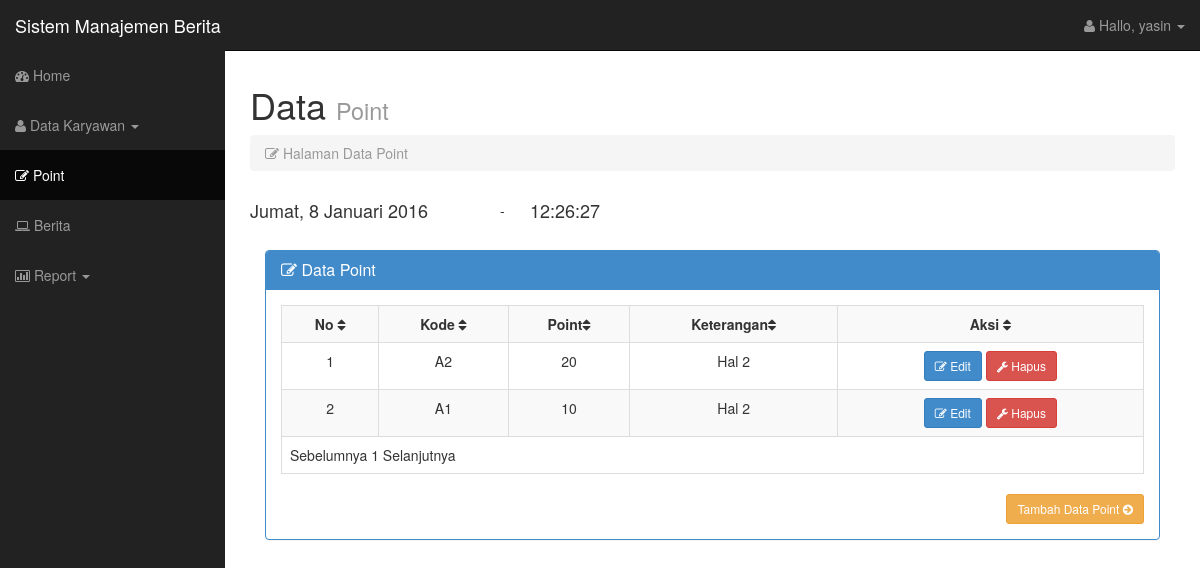
/admin/point.php (signed in), run on the app's committed database.
### tables this page shows
CREATE TABLE IF NOT EXISTS `tb_point` (
  `id_point` varchar(2) NOT NULL,
  `score` int(2) NOT NULL,
  `ket` varchar(100) NOT NULL
);

### admin/point.php (the view, shortened to what this page needs)
<?php
if (empty($_SESSION['username'])){
	echo "<script>alert('Anda belum mempunyai hak akses.'); window.location = '../index.html'</script>";
} else {
?>
<!DOCTYPE html>
<html lang="en">
 <head>
    <link href="css/bootstrap.css" rel="stylesheet">
    <link href="css/sb-admin.css" rel="stylesheet">
    <link rel="stylesheet" href="font-awesome/css/font-awesome.min.css">
    <link rel="stylesheet" href="http://cdn.oesmith.co.uk/morris-0.4.3.min.css">
</head>
<body>
	<div id="wrapper">
		<nav class="navbar navbar-inverse navbar-fixed-top" role="navigation">
				<div class="navbar-header">
					<a class="navbar-brand" href="index.php">Sistem Manajemen Berita</a>
				</div>
				<div class="collapse navbar-collapse navbar-ex1-collapse">
					<ul class="nav navbar-nav side-nav">
						<li ><a href="index.php"><i class="fa fa-dashboard"></i> Home </a></li>
						<li class="dropdown">
							<a href="data_karyawan.php"  class="dropdown-toggle" data-toggle="dropdown"><i class="fa fa-user"></i> Data Karyawan <b class="caret"></b></a>
						</li>
						<li class="active"><a href="point.php"><i class="fa fa-edit"></i> Point </a></li>
						<li><a href="berita.php"><i class="fa fa-laptop"></i> Berita </a></li>
						<li class="dropdown">
							<a href="#" class="dropdown-toggle" data-toggle="dropdown"><i class="fa fa-bar-chart-o"></i> Report <b class="caret"></b></a>
						</li>
					</ul>
					<ul class="nav navbar-nav navbar-right navbar-user">
						<li class="dropdown user-dropdown">
							<a href="#" class="dropdown-toggle" data-toggle="dropdown"><i class="fa fa-user"></i> Hallo,
						<?php
						echo $_SESSION['username'];
						?>
						<b class="caret"></b></a>
						</li>
					</ul>
				 </div>
		 </nav>
		<?php } ?>
		<div id="page-wrapper">
        <div class="row">
          <div class="col-lg-12">
            <h1> Data <small>Point </small></h1>
            <ol class="breadcrumb">
              <li class="active"><i class="fa fa-edit"></i> Halaman Data Point </li>
            </ol>
            <table width="900">
            <tr>
            <td width="250"><div class="Tanggal"><h4><script language="JavaScript">document.write(tanggallengkap);</script></div></h4></td>
            <td align="left" width="30"> - </td>
            <td align="left" width="620"> <h4><div id="output" class="jam" ></div></h4></td>
            </tr>
            </table>
            <br />
			</div>
			</div>
          <div class="col-lg-12">
            <div class="panel panel-primary">
              <div class="panel-heading">
                <h3 class="panel-title"><i class="fa fa-edit"></i> Data Point</h3>
              </div>
              <div class="panel-body">
                 <div class="table-responsive">
					<table class="table table-bordered table-hover table-striped tablesorter">
                      <tr>
						<th>No <i class="fa fa-sort"></i></th>
                        <th>Kode <i class="fa fa-sort"></i></th>
                        <th>Point<i class="fa fa-sort"></i></th>
						<th>Keterangan<i class="fa fa-sort"></i></th>
						<th>Aksi <i class="fa fa-sort"></i></th>
                      </tr>
					  <?php
					  $batas = 10;
					$pg = isset( $_GET['pg'] ) ? $_GET['pg'] : "";
					if ( empty( $pg ) ) {
						$posisi = 0;
						$pg = 1;
					} else {
						$posisi = ( $pg - 1 ) * $batas;
					}
					$tampil=mysql_query("select * from tb_point order by id_point desc limit $posisi, $batas");
					$NO=1;
					  while($data=mysql_fetch_array($tampil))
					  { ?>
					<tr align="center">
						<td><?php echo $NO++; ?></td>
						<td><?php echo $data['id_point']; ?></td>
						<td><?php echo $data['score']; ?></td>
						<td><?php echo $data['ket']; ?></td>
						<td>
							<a class="btn btn-sm btn-primary" href="edit_point.php?hal=edit&kd=<?php echo $data['id_point'];?>" onClick="return confirm('Apakah anda akan edit point?');"><i class="fa fa-edit"></i> Edit</a>
							<a class="btn btn-sm btn-danger" href="hapus_point.php?hal=hapus&kd=<?php echo $data['id_point'];?>" onClick="return confirm('Apakah anda akan menghapus data point?');"><i class="fa fa-wrench"></i> Hapus</a>
						</td>
					 </tr>
					 <?php
					}
					?>
					<tr>
					<td colspan="7">
				<?php
				$jml_data = mysql_num_rows(mysql_query("SELECT * FROM tb_point"));
				$JmlHalaman = ceil($jml_data/$batas);
				if ( $pg > 1 ) {
				$link = $pg-1;
				$prev = "<a href='?pg=$link'>Sebelumnya </a>";
				} else {
				$prev = "Sebelumnya ";
				}
				$nmr = '';
				for ( $i = 1; $i<= $JmlHalaman; $i++ ){
					if ( $i == $pg ) {
					$nmr .= $i . " ";
					} else {
					$nmr .= "<a href='?pg=$i'>$i</a> ";
					}
				}
				if ( $pg < $JmlHalaman ) {
				$link = $pg + 1;
				$next = " <a href='?pg=$link'>Selanjutnya</a>";
				} else {
				$next = " Selanjutnya";
				}
				echo $prev . $nmr . $next;
				?>
				<br>
				</td>
				</tr>
					</table>
					</div>
                <div class="text-right">
                  <a href="tambah_point.php" class="btn btn-sm btn-warning"> Tambah Data Point <i class="fa fa-arrow-circle-right"></i></a>
                </div>
			 </div>
			</div>
		</div>
</body>
</html>

### admin/css/sb-admin.css (style rules this page uses)
body { margin-top: 50px; }
#wrapper { padding-left: 0; }
#page-wrapper { width: 100%; padding: 5px 15px; }
@media (min-width:768px) { #wrapper { padding-left: 225px; } }
@media (min-width:768px) { #page-wrapper { padding: 15px 25px; } }
@media (min-width:768px) { .side-nav { margin-left: -225px; left: 225px; width: 225px; position: fixed; top: 50px; height: 100%; border-radius: 0; border: none; background-color: #222222; overflow-y: auto; } }
@media (min-width:768px) { .side-nav>li>a { width: 225px; } }
@media (min-width:768px) { .navbar-collapse { padding-left: 15px !important; padding-right: 15px !important; } }

### data on the page
tb_point: id_point "A2", score "20", ket "Hal 2"
tb_point: id_point "A1", score "10", ket "Hal 2"

### other printed values
$_SESSION['username'] "yasin"
$prev "Sebelumnya"
$next "Selanjutnya"
